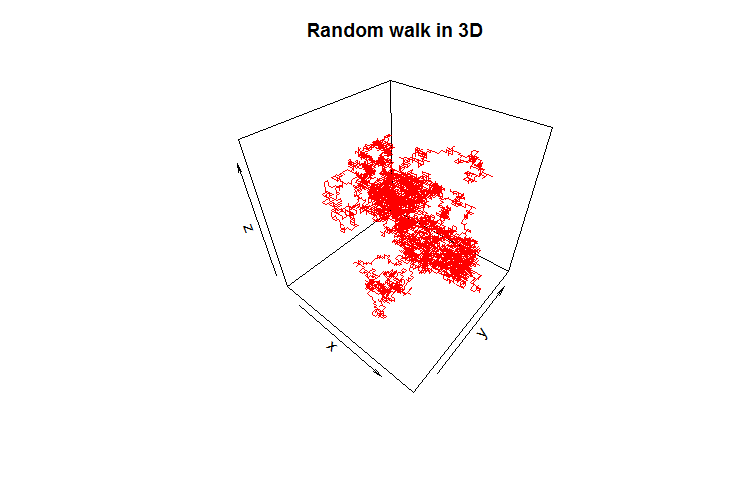

Write the R code that produced this figure.
## Author: Indranil Ghosh, Physics Department, Jadavpur University

###############################################################################
## A simulation of Random walk in 3-D. Step length is +-1 and probability of ##
## moving in all the four directions is equal i.e, 1/6.                      ##
###############################################################################

require(plot3D)

x <- c(0)
y <- c(0)
z <- c(0)

for (i in 2:10000) {
  r <- runif(1)
  if (r<=1/6) {
    x <- c(x, x[i-1]+1)
    y <- c(y, y[i-1])
    z <- c(z, z[i-1])
  }
  else if(r<=2/6) {
    x <- c(x, x[i-1])
    y <- c(y, y[i-1]+1)
    z <- c(z, z[i-1])
  }
  else if(r<=3/6) {
    x <- c(x, x[i-1])
    y <- c(y, y[i-1])
    z <- c(z, z[i-1]+1)  
  }
  else if(r<=4/6) {
    x <- c(x, x[i-1]-1)
    y <- c(y, y[i-1])
    z <- c(z, z[i-1])
  }
  else if(r<=5/6) {
    x <- c(x, x[i-1])
    y <- c(y, y[i-1]-1)
    z <- c(z, z[i-1])
  }
  else {
    x <- c(x, x[i-1])
    y <- c(y, y[i-1])
    z <- c(z, z[i-1]-1)  
  }
}

lines3D(x, y, z, type="l", col="red", main="Random walk in 3D")
